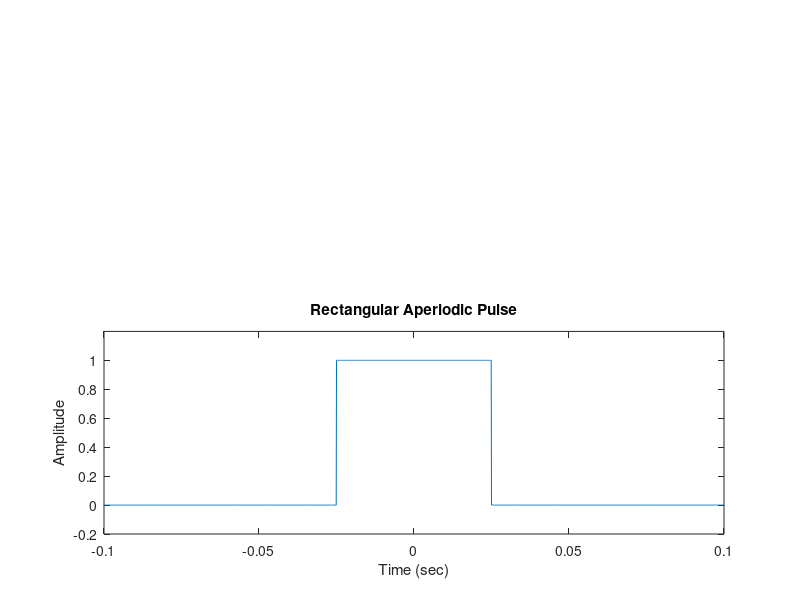

Source code (MATLAB):
clc
clear all
close all
fs = 10000;
t = -1:1/fs:1;
x1 = tripuls(t,50e-3);
x2 = rectpuls(t,50e-3);
subplot(2,1,2)
plot(t,x2)
axis([-0.1 0.1 -0.2 1.2])
xlabel('Time (sec)')
ylabel('Amplitude')
title('Rectangular Aperiodic Pulse')